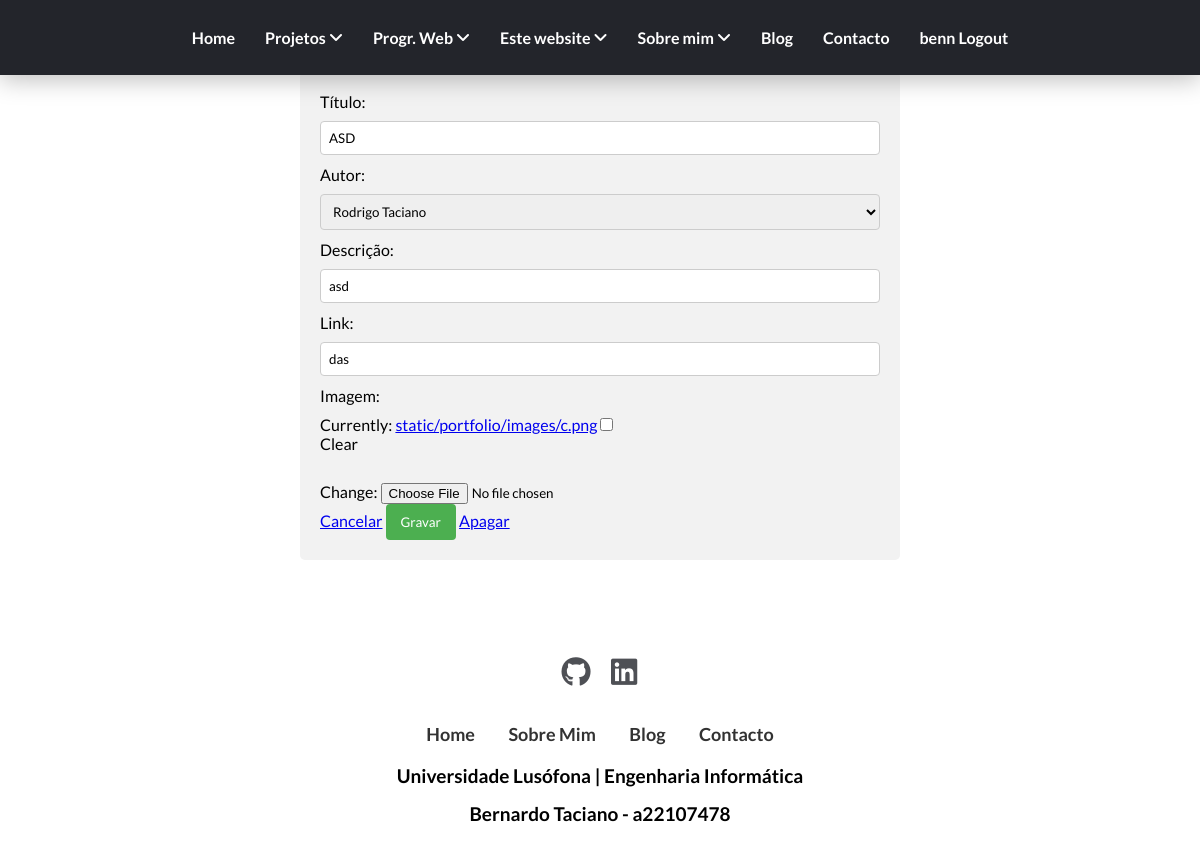
Before: /editar/14 (signed in) with the older database file.
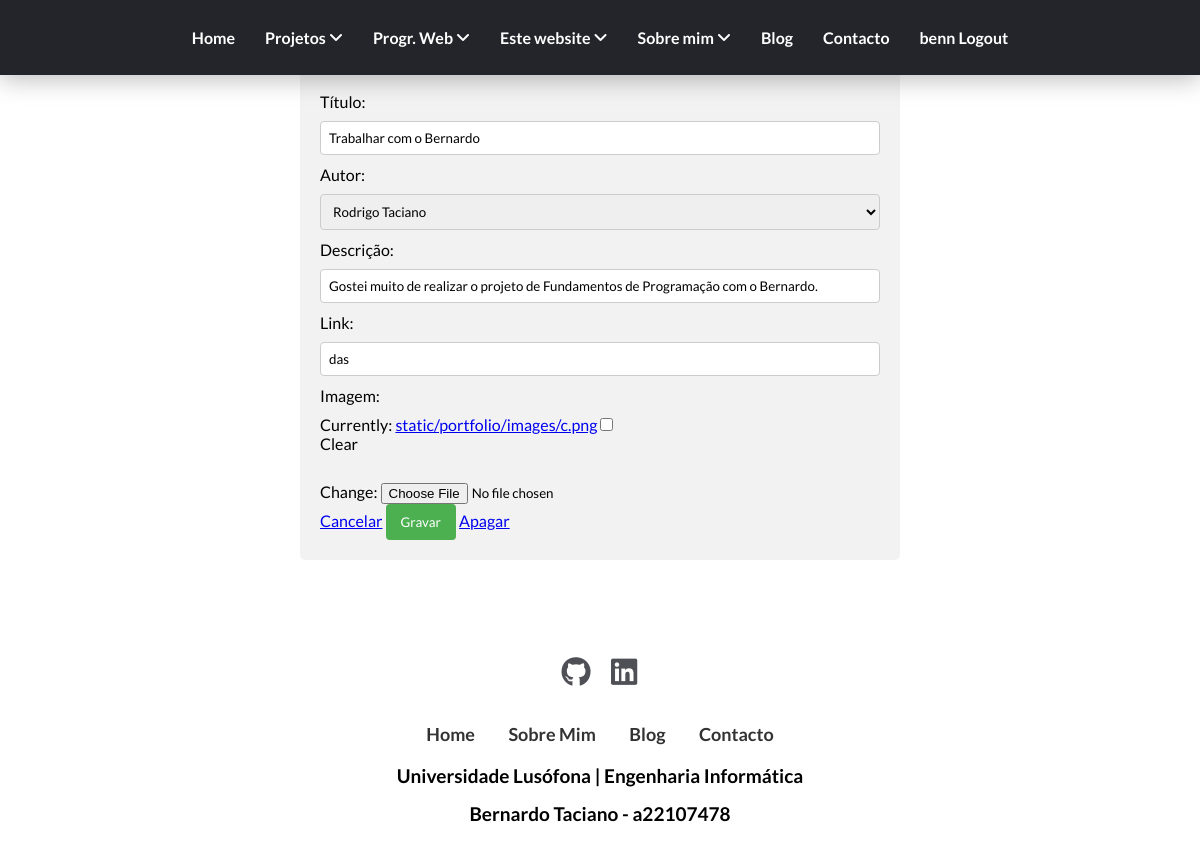
After: the same page with the newer database file.
### portfolio/models.py (models this page shows, shortened)
class Post(models.Model):
    titulo = models.CharField(max_length=50)
    autor = models.ForeignKey(Pessoa, on_delete = models.CASCADE, related_name = "autor")
    data = models.DateTimeField(auto_now_add=True)
    descricao = models.TextField(max_length=1000)
    link = models.CharField(max_length=200, blank=True)
    imagem = models.ImageField(upload_to="static/portfolio/images", blank=True)

### portfolio/views.py (the view)
# urls.py: path('editar/<int:comentario_id>', views.edita_comentario, name='editar'),
@login_required
def edita_comentario(request, comentario_id):
    comentario = Post.objects.get(id=comentario_id)
    form = PostForm(request.POST or None, instance=comentario)
    if form.is_valid():
        form.save()
        return HttpResponseRedirect(reverse('portfolio:blog'))
    context = {'form': form, 'comentario_id': comentario_id}
    return render(request, 'portfolio/editar.html', context)

### portfolio/forms.py
class PostForm(ModelForm):
    autor = forms.ModelChoiceField(queryset=Pessoa.objects.all())
    class Meta:
        model = Post
        fields = ['titulo', 'autor', 'descricao', 'link','imagem']
        widgets = {
            'autor': forms.TextInput(attrs={'class': 'form-control', 'placeholder': 'autor'}),
            'titulo': forms.TextInput(attrs={'class': 'form-control', 'placeholder' : 'titulo'}),
            'link': forms.TextInput(attrs={'class': 'form-control', 'placeholder': 'link'}),
            'descricao': forms.TextInput(attrs={'class': 'form-control', 'placeholder': 'descricao'}),
        }
        labels = {
            'autor': 'Autor',
            'titulo': 'Título',
            'link': 'Link',
            'descricao': 'Descrição',
        }

### portfolio/models.py (called while the page is built)
    def __str__(self):
        return self.nome

### portfolio/templates/portfolio/editar.html (shortened to what this page needs)
{% extends 'portfolio/layout.html' %}
{% block main %}
<h3>Tarefa</h3>
    <form action="{% url 'portfolio:editar' comentario_id %}" method="POST">
        {{ form.as_p }}
        <a href="{% url 'portfolio:blog' %}" role="button">Cancelar</a>
        <input type="submit" value="Gravar" >
        <a href="{% url 'portfolio:apagar' comentario_id %}" role="button">Apagar</a>
    </form>
{% endblock %}

Changed rows visible on the page:
changed Post "Rodrigo Taciano": titulo "ASD" → "Trabalhar com o Bernardo"; descricao "asd" → "Gostei muito de realizar o projeto de Fundamentos de Programação com o Bernardo."
